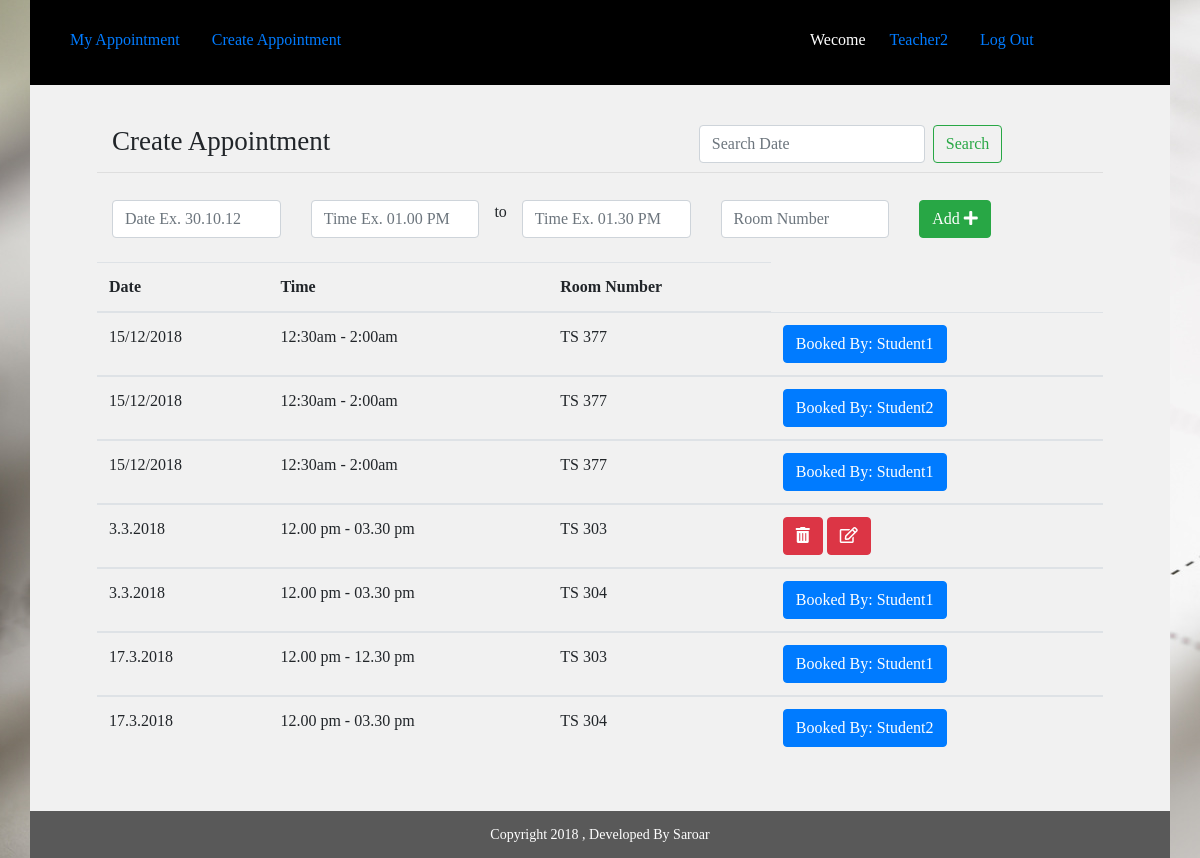
Screenshot of /teacher/create_appointment/ (signed in) with the database file from the repository.
### teacher/models.py (models this page shows, shortened)
class Appointment(models.Model):
	user=models.ForeignKey(settings.AUTH_USER_MODEL,blank=True, null=True,on_delete=models.DO_NOTHING)
	date=models.CharField(max_length=50)
	time_start=models.CharField(max_length=50)
	time_end=models.CharField(max_length=50)
	room_number=models.CharField(max_length=50)
	appointment_with=models.CharField(max_length=50,blank=True)
	update_time=models.DateField(auto_now=True, auto_now_add=False)
	frist_time=models.DateField(auto_now=False, auto_now_add=True)

### teacher/views.py (the view)
# urls.py: path('create_appointment/', views.teacher_appointment_list, name='teacher_appointment_list'),
@login_required
def teacher_appointment_list(request):
    if is_in_group(request.user, "Teacher"):
        user_name = request.user.get_username()
        appointment_list = Appointment.objects.filter(user=request.user).order_by("-id")
        q = request.GET.get("q")
        if q:
            appointment_list = appointment_list.filter(date__icontains=q)
        form = AppointmentForm(request.POST or None)
        if form.is_valid():
            saving = form.save(commit=False)
            saving.user = request.user
            saving.save()
            messages.success(request, 'Appointment created successfully')
            return redirect('teacher_appointment_list')  # name sesuai urls.py
        context = {
            "query": appointment_list,
            "user_name": user_name,
            "form": form,
        }
        return render(request, 'teacher_create_appointment.html', context)
    return redirect('home')

### teacher/forms.py
class AppointmentForm(forms.ModelForm):
	class Meta:
		model=Appointment
		fields=[
		    "date",
		    "time_start",
		    "time_end",
		    "room_number",
		    "appointment_with"
		]

### teacher/views.py (called while the page is built)
def is_in_group(user, group_name):
    return user.groups.filter(name=group_name).exists()

### templates/teacher_create_appointment.html (shortened to what this page needs)
{% extends 'common_teacher.html' %}
{% block common_teacher %}
   <div class="student">
           <div class="container">
          <div class="row min-height">
              <div class="col-sm-12">
                            <div class="row main_boder">
                                <div class="col-sm-7">
                                     <h3 class="appointmnet_list">Create Appointment</h3>
                                </div>
                                <div class="col-sm-5">
                                      <form class="form-inline my-2 my-lg-0" method="GET" action="">
                                          <input class="form-control mr-sm-2" type="text" name="q" placeholder="Search Date" placeholder="Search With Name" aria-label="Search">
                                          <button class="btn btn-outline-success my-2 my-sm-0" type="submit" value="Search">Search</button>
                                       </form>
                                </div>
                            </div>
                          <form method="POST" action="">{% csrf_token %}
                               <div class="row" id="datepairExample">
                                  <div class="col">
                                    <input type="text" class="form-control date start"  name="{{form.date.name}}" required id="id_{{form.date.name}}" placeholder="Date Ex. 30.10.12 ">
                                  </div>
                                  <div class="col">
                                    <input type="text" class="form-control time start" name="{{form.time_start.name}}" required id="id_{{form.time_start.name}}" required placeholder="Time Ex. 01.00 PM">
                                  </div> to
                                  <div class="col">
                                    <input type="text" class="form-control time end" name="{{form.time_end.name}}" required id="id_{{form.time_end.name}}" required placeholder="Time Ex. 01.30 PM ">
                                  </div>
                                  <div class="col">
                                    <input type="text" class="form-control" name="{{form.room_number.name}}" required id="id_{{form.room_number.name}}" required placeholder="Room Number">
                                  </div>
                                  <div class="col">
                                    <button type="submit" class="btn btn-success">Add <i class="fas fa-plus"></i></button>
                                  </div>
                                </div>
                             </form>
                             <br>
      </div>
                             <table class="table">
                                       <thead>
                                        <tr>
                                          <th scope="col">Date</th>
                                          <th scope="col">Time</th>
                                          <th scope="col">Room Number</th>
                                        </tr>
                                      </thead>{% for appoint in query %}
                                      {% if appoint.appointment_with != '' %}
                                      <tbody>
                                        <tr>
                                          <td>{{appoint.date}}</td>
                                          <td>{{appoint.time_start}} - {{appoint.time_end}}</td>
                                          <td>{{appoint.room_number}}</td>
                                          <td><button title="Already booked, Not editable" type="button" class="btn btn-primary">Booked By: {{appoint.appointment_with}}</button></td>
                                        </tr>
                                      </tbody>{% endif %}
                                      {% if appoint.appointment_with == '' %}
                                      <tbody>
                                        <tr>
                                          <td>{{appoint.date}}</td>
                                          <td>{{appoint.time_start}} - {{appoint.time_end}}</td>
                                          <td>{{appoint.room_number}}</td>
                                          <td><a href='{% url "appointment_delete" id=appoint.id %}'><button type="submit" class="btn btn-danger"><i class="fas fa-trash-alt"></i></button></a> <a href='{% url "teacher_appointment_update" id=appoint.id %}'><button type="submit" class="btn btn-danger"><i class="far fa-edit"></i></button></a></td>
                                        </tr>
                                      </tbody>{% endif %}
                                      {% endfor %}
                              </table>
              </div>
          </div>
      </div>
      <div class="footer">
           <div class="container">
          <div class="row">
              <div class="col-sm-12">
                             Copyright 2018 , Developed By Saroar
              </div>
          </div>
      </div>
      </div>
{% endblock common_teacher %}

### templates/common_teacher.html
{% extends 'common.html' %}
{% block body %}
   <div class="container ">
   	<div class="row studnet_nav">
   	             <div class="col-sm-8">
						     <ul class="nav nav-pills">
								  <li class="nav-item">
								    <a class="nav-link" href='{% url "teacher_home"%}'>My Appointment</a>
								  </li>
								  <li class="nav-item">
								    <a class="nav-link" href='{% url "teacher_appointment_list"%}'>Create Appointment</a>
								  </li>
							  </ul>
                  </div>
                 <div class="col-sm-4">
					     <ul class="nav nav-pills">
							  <li class="nav-item">
							    <p>Wecome </p>
							  </li>
							  <li class="nav-item">
							    <a class="nav-link" href="#">{{user_name}}</a>
							  </li>
							  <li class="nav-item">
							    <a class="nav-link" href='{% url "logout"%}'>Log Out</a>
							  </li>
						  </ul>
	       		 </div>
	  </div>
    </div>
    {% block common_teacher %}
    {% endblock common_teacher %}
{% endblock %}

### static/css/style.css (style rules this page uses)
.login { height: 723px; background: url(image/background.jpg); }
.row.studnet_nav { background: hsl(0, 0%, 16%); PADDING: 5PX; }
.row.studnet_nav { background: black; color: white; padding: 9px; padding-top: 20px; }
h3.appointmnet_list { padding: 19px 0px 10px 0px; font-weight: normal; font-size: 27px; }
.student .row { background: #f1f1f1; }
body { font-family: cursive;!important }
.footer .row { background: #595959; text-align: center; font-size: 14px; color: white; padding: 13px; }
li.nav-item p { padding: 8px; }
h3.appointmnet_list { padding: 19px 0px 6px 0px; margin-bottom: 27px; font-weight: normal; font-size: 27px; }
.min-height h3.appointmnet_list { padding: 0px 0px 6px 0px; margin-bottom: 9px; font-weight: normal; font-size: 27px; }
.row.min-height { background: #f1f1f1; padding: 20px 67px 36px 67px; }
.row.main_boder { margin-bottom: 27px; border-bottom: 1px solid #00000014; }
.row.min-height { background: #f1f1f1; padding: 40px 67px 36px 67px; min-height: 591px; }
.main_boder { border-bottom: 1px solid #00000014; }

### rows the page displays
Appointment: date "15/12/2018", time_start "12:30am", time_end "2:00am", room_number "TS 377", appointment_with "Student1"
Appointment: date "15/12/2018", time_start "12:30am", time_end "2:00am", room_number "TS 377", appointment_with "Student2"
Appointment: date "15/12/2018", time_start "12:30am", time_end "2:00am", room_number "TS 377", appointment_with "Student1"
Appointment: date "3.3.2018", time_start "12.00 pm", time_end "03.30 pm", room_number "TS 303"
Appointment: date "3.3.2018", time_start "12.00 pm", time_end "03.30 pm", room_number "TS 304", appointment_with "Student1"
Appointment: date "17.3.2018", time_start "12.00 pm", time_end "12.30 pm", room_number "TS 303", appointment_with "Student1"
Appointment: date "17.3.2018", time_start "12.00 pm", time_end "03.30 pm", room_number "TS 304", appointment_with "Student2"

### other values shown
{{ user_name }} "Teacher2"
